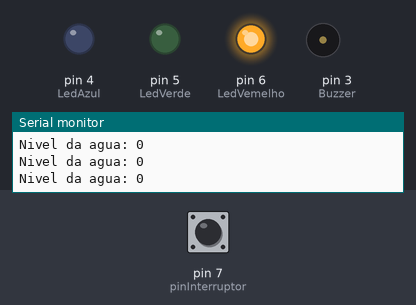
Recording of a sketch running on a simulated Arduino Uno, built with avr-gcc and run on an emulated ATmega328P. Shown: output pins drawn as LEDs (lit = HIGH), buzzer (waves = sounding), the last lines printed to the serial monitor. Inputs (shaded band) come from the test bench; at power-on: pin 7 (pinInterruptor) LOW. Pins used as bus, display or sensor lines are not drawn.

Above: at 1.6 s.
1.7 s: pin 7 (pinInterruptor) pulled HIGH for 0.5 s
At 2.1 s:
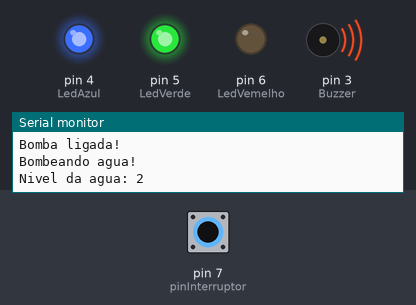
3.9 s: pin 7 (pinInterruptor) pulled HIGH for 3.2 s
At 4.3 s:
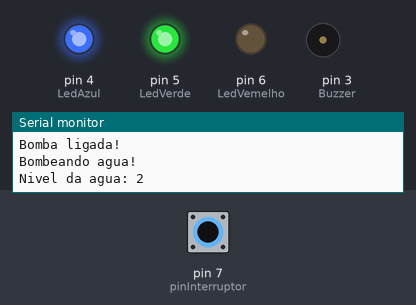
Timing chart, 0 to 8.7 s (numbered marks = the images above; inputs shaded):
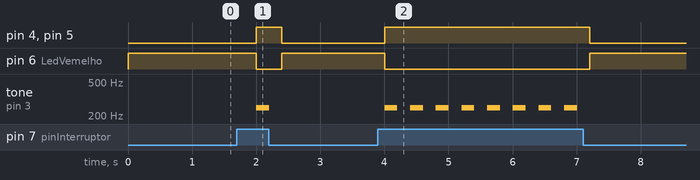

Measured:
- after the input at 1.7 s, pin 4 (LedAzul), pin 5 (LedVerde): LOW → HIGH after 0.30 s, → LOW 0.40 s later; pin 6 (LedVemelho): HIGH → LOW after 0.30 s, → HIGH 0.40 s later; tone on pin 3 (Buzzer): silent → 250 Hz after 0.30 s, → silent 0.20 s later
- after the input at 3.9 s, pin 4 (LedAzul), pin 5 (LedVerde): LOW → HIGH after 0.10 s, → LOW 3.2 s later; pin 6 (LedVemelho): HIGH → LOW after 0.10 s, → HIGH 3.2 s later; tone on pin 3 (Buzzer): alternates 250 Hz for 0.20 s and silent for 0.20 s, 16 changes in all, then stays silent, starting after 0.10 s

The sketch:

bomda_de_agua.ino
```cpp
int nivelAgua = 0; // define a variável nivelAgua do tipo inteiro
int interruptor = 0; // define a variável interruptor do tipo interruptor
int bomba = 0; // define a variável bomba do tipo inteiro

int LedVemelho = 6; // variável LedVermelho rebece o pino 6
int LedVerde = 5; // variável LedVerde recebe o pino 5
int LedAzul = 4; // variável LedAzul recebe o pino 4
int Buzzer = 3; // variável Buzzer recebe o pino 3
int pinInterruptor = 7; // variável pinInterruptor recebe o pino 7

void setup()
{
  // liga o monitor serial
  Serial.begin(9600);

  //pinMode indica o modo do pino

  pinMode(pinInterruptor, INPUT); // pino 7 ligado no modo de leitura
  pinMode(LedVemelho, OUTPUT);// pino 6 ligado no modo de saída
  pinMode(LedVerde, OUTPUT);// pino 5 ligado no modo de saída
  pinMode(LedAzul, OUTPUT);// pino 4 ligado no modo de saída
  pinMode(Buzzer, OUTPUT);// pino 3 ligado no modo de saída
}

void loop()
{
  // Bloco de água
  if(nivelAgua != 0)// Se o nivelAgua for diferente de 0, faça:
    nivelAgua -= 1; // nivelAgua diminui 1

  //Bloco do interruptor
  interruptor = digitalRead(7); /*interruptor recebe a leitura do
  pino 7*/
  if(interruptor == HIGH){ //se o interruptor estiver ligado, faça:
    digitalWrite(LedVemelho, LOW); // desliga o LED vermelho
    digitalWrite(LedVerde, HIGH); // liga o LED verde

    // Bloco do bombeamento
    if(nivelAgua >= 29) { /* Se nivel da agua for maior ou igual
    30*/
      bomba = 0; // Bomba recebe o valor de 0
      digitalWrite(Buzzer, LOW); // Desliga o BUZZER
      digitalWrite(LedAzul, LOW); // Desliga o LED azul
      Serial.println("Bomba desligada"); /* Exibe a mensagem no
      monitor serial*/
    }
    if(nivelAgua <= 15){
      bomba = 1; // Bomba recebe valor de 1
      Serial.println("Bomba ligada!"); /* Exibe a mensagem no
      monitor serial*/
    }

    // Bloco da bomba
    if(bomba == 1){ // Se bomba for igual a 1
      nivelAgua += 2; // incrementa 2 no nivel da agua
      digitalWrite(Buzzer, HIGH); // liga o BUZZER
      digitalWrite(LedAzul, HIGH); // Liga o LED azul
      /* funcao tone recebe três parâmetros:
      	pino do BUZZER, a frrquência, e o intervalo
        de tempo em milissegundos
      */
      tone(Buzzer, 250, 200); /* liga o BUZZER na frequência 250
      por 200 milissegundos*/
      Serial.println("Bombeando agua!"); /* Exibe a mensagem
      no monitor serial*/
    }
  } else { //caso contrario
    bomba = 0; // bomba recebe 0
    digitalWrite(LedVemelho, HIGH); // Liga o LED vermelho
    digitalWrite(LedVerde, LOW); // desliga o LED verde
    digitalWrite(LedAzul, LOW); // desliga o LED azul
    digitalWrite(Buzzer, LOW); // desliga o BUZZER
  }
  Serial.print("Nivel da agua: "); //Exibe a mensagem no monitor serial
  Serial.println(nivelAgua); // Exibe o nivel de agua do reservatório

  delay(400); // intervalo de 400 milissegundos
}
```
